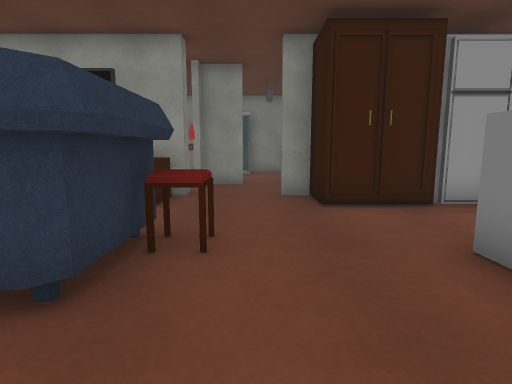
View 1 (above)

23 first-person views from a walk through a 3-D level made in the Unity game engine. The camera is 1.2 m above the floor, tilts 8° down and sees 80° across. Doors are open. The floor is counted in squares, 1 m on a side. Each view is taken from the middle of a square. On the plan, view 1 faces up. The plan holds only what a view shows up to about 13 squares ahead; the rest is blank. The place goes on beyond the plan. The player is left out. Some surface patterns are stand-ins.

View 2
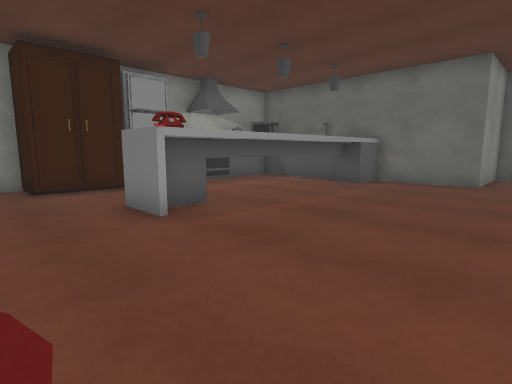

View 3
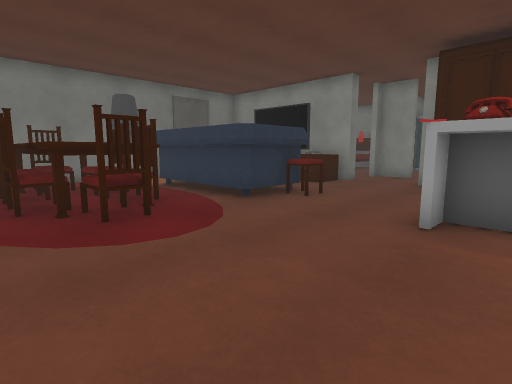

View 4
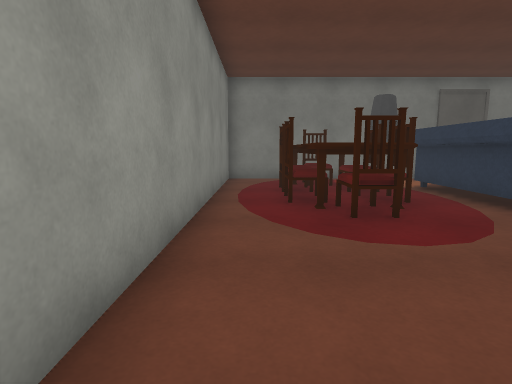

View 5
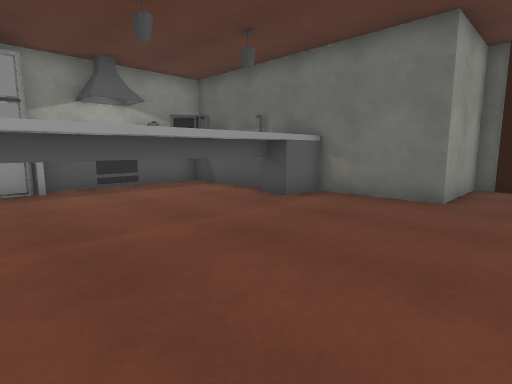

View 6
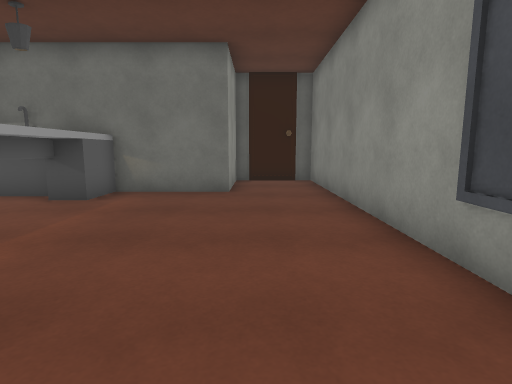

View 7
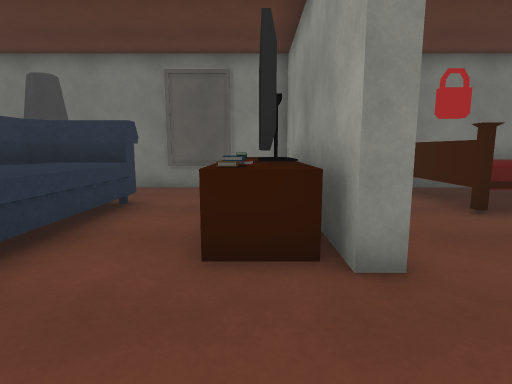

View 8
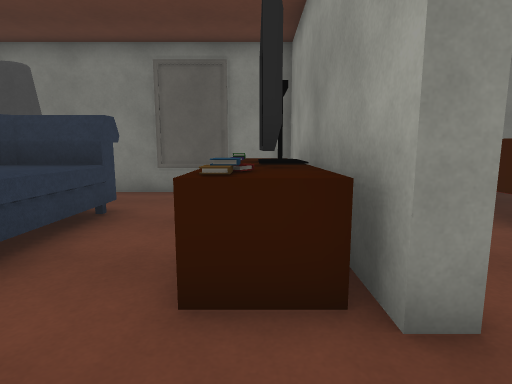

View 9
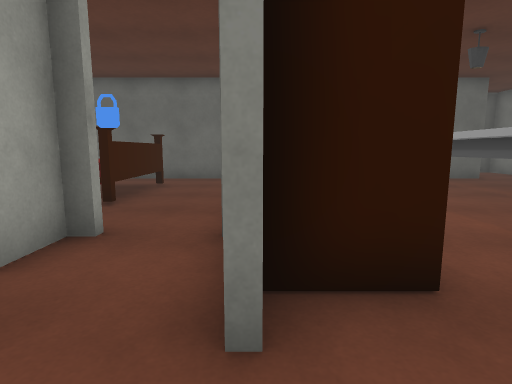

View 10
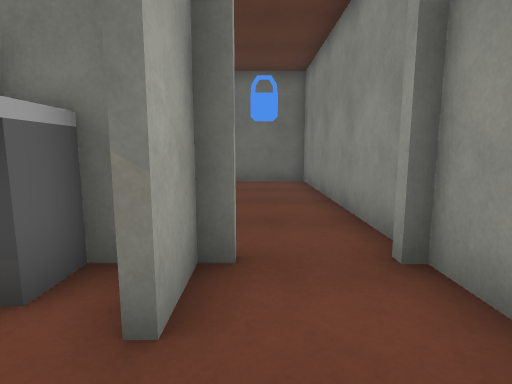

View 11
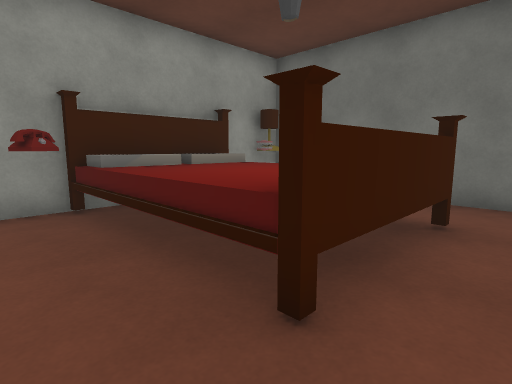

View 12
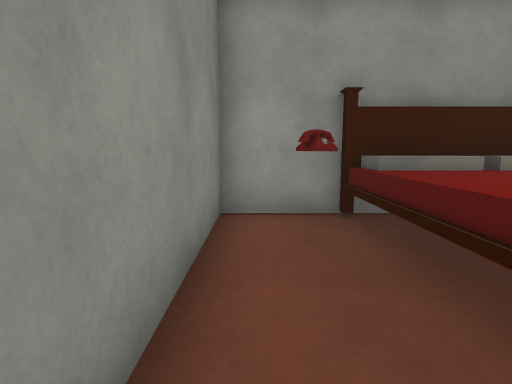

View 13
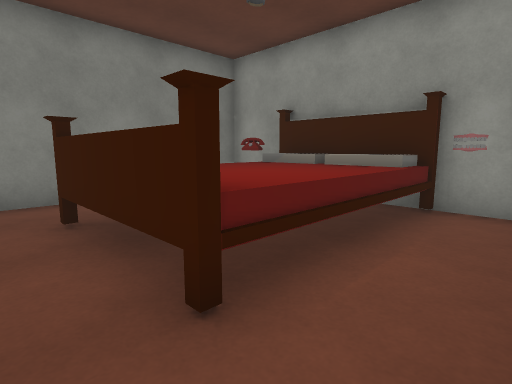

View 14
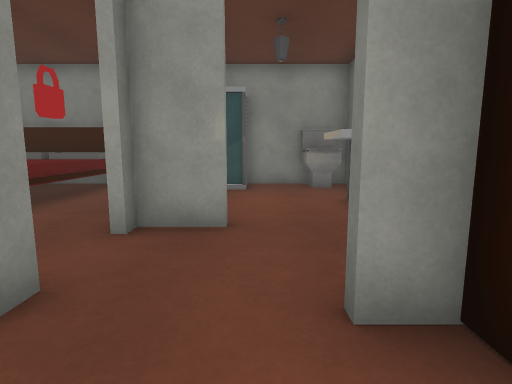

View 15
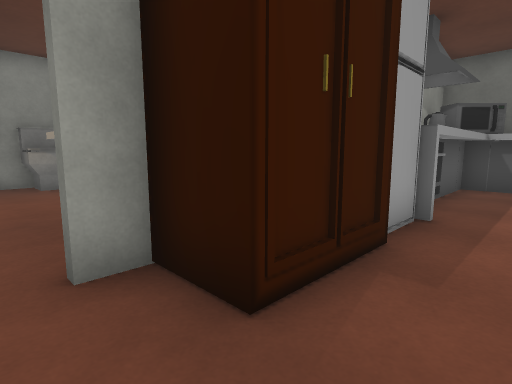

View 16
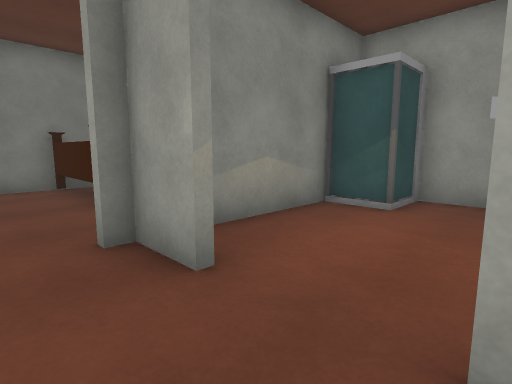

View 17
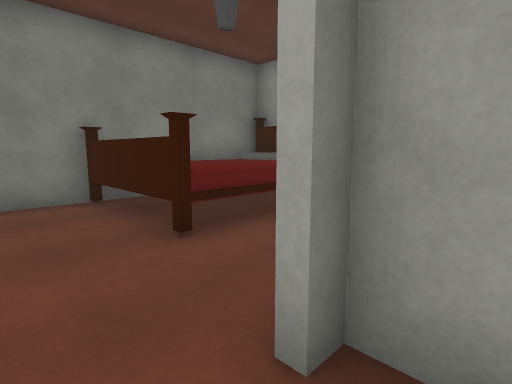

View 18
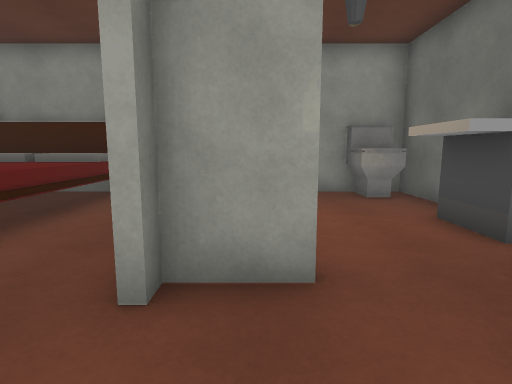

View 19
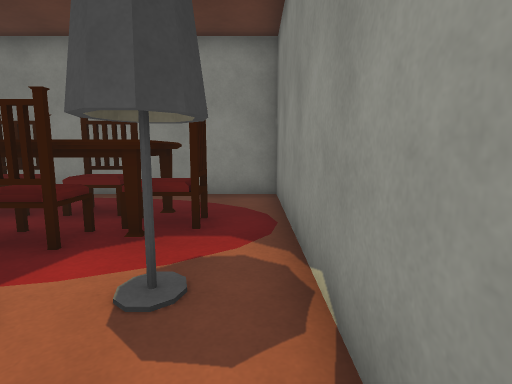

View 20
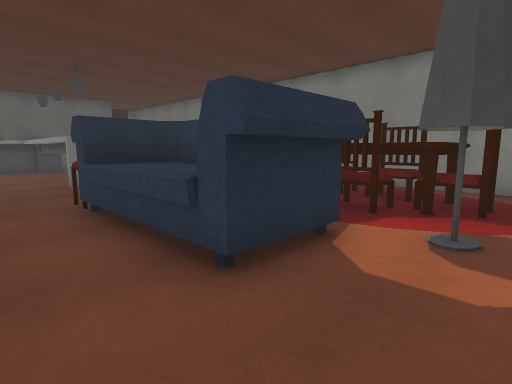

View 21
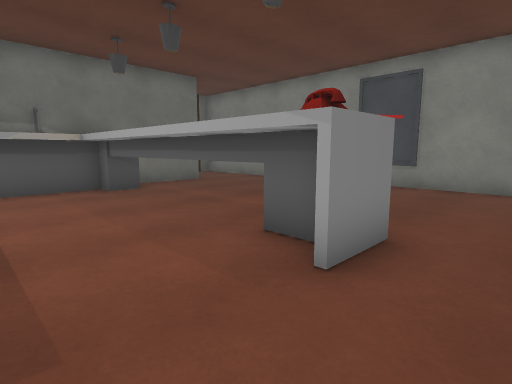

View 22
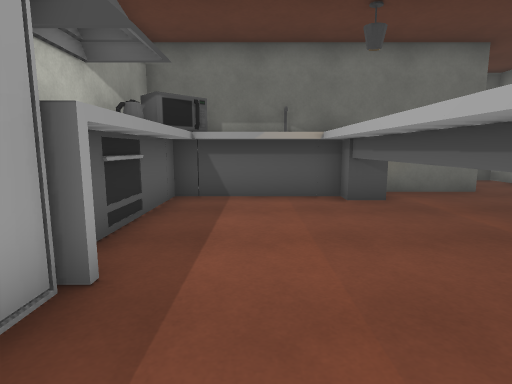

View 23
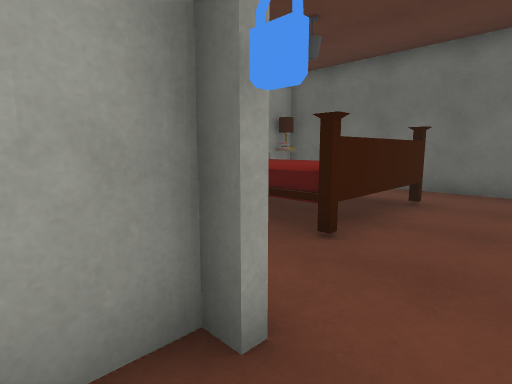

### Floor plan
Points are (right, up) in squares from view 1. A wall is a line through its corners. A room is listed if a view was taken in it or the views show most of it. See-through windows are left out.
Room 1 (views 1, 2, 3, 4, 5, 6, 7, 8, 14, 15, 19, 20, 21, 22)
walls: (1.5, 8) (0.6, 8); (-1.8, 8) (-8.6, 8) (-8.6, -4.1) (14.8, -4.1) (14.8, -1.2) (11.6, -1.2) (11.6, 6.4)
ways out: opening at (-0.5, 8) to room 2
objects: lamp (-8, 1) to (-7, 2); chair (-7, -1); other object (-7, 7); chair (-6, -2) to (-5, -2); table (-6, -1); chair (-6, 0) to (-5, 0); sofa (-6, 2) to (-1, 4); other object (-6, 7); TV (-5, 7) to (-4, 7); chair (-4, -2) to (-3, -2); chair (-4, 0) to (-3, 0); other object (-3, 7); table (-2, -2); chair (-2, -1) to (-1, -1); table (-2, 0); other object (-2, 7); other object (-1, 3) to (-1, 4); other object (3, 2); other object (3, 3); cupboard (3, 7); other object (4, 2) to (4, 3); other object (5, 2) to (5, 3); fridge (5, 7); other object (6, 2) to (7, 3); other object (6, 7) to (7, 7); other object (8, 2) to (8, 3); other object (8, 7); other object (9, 2) to (9, 3); other object (9, 7); other object (10, 2) to (11, 3); sink (10, 4) to (11, 4); other object (10, 5) to (11, 5); other object (10, 6); other object (10, 6) to (11, 7)
Room 2 (views 9, 10, 16, 17, 18, 23)
walls: (-0.4, 10.6) (-1.8, 10.6) (-1.8, 10.1); (-1.8, 8.5) (-1.8, 8); (2, 8.2) (3.1, 8.2); (3.3, 10.6) (1.7, 10.6)
ways out: opening at (-0.5, 8) to room 1; opening at (4, 10) to room 3; open door at (3, 9) to room 3; opening at (0.5, 11) to room 4; open door at (-2, 10)
objects: other object (-2, 9); other object (3, 10)
Room 3 (views 11, 12, 13)
walls: (6.3, 16.7) (3.3, 16.7) (3.3, 10.6); (3.9, 8.2) (11.6, 8.2) (11.6, 16.7) (8.6, 16.7)
ways out: opening at (4, 10) to room 2; open door at (3, 9) to room 2
objects: other object (5, 16); bed (6, 11) to (9, 16); other object (10, 16); lamp (11, 16)
Room 4 (no view inside)
walls: (-1.8, 15.2) (-1.8, 11.9); (3.1, 14.7) (3.1, 16.7) (-0.4, 16.7); (3.1, 11.4) (3.1, 12.4)
ways out: opening at (0.5, 11) to room 2
objects: shower (-1, 15) to (0, 16); sink (2, 12) to (2, 13); toilet (2, 16)

Where each view was taken, in squares from view 1:
view 1: 0 up, 0 right, facing up
view 2: 3 down, 0 right, facing up-right
view 3: 3 down, 4 right, facing up-left
view 4: 3 down, 4 right, facing left
view 5: 3 down, 4 right, facing up-right
view 6: 2 down, 3 right, facing right
view 7: 7 up, 1 right, facing left
view 8: 7 up, 0 right, facing left
view 9: 8 up, 1 left, facing right
view 10: 10 up, 0 right, facing right
view 11: 10 up, 4 right, facing up-right
view 12: 11 up, 4 right, facing up
view 13: 10 up, 11 right, facing up-left
view 14: 6 up, 0 right, facing up
view 15: 5 up, 0 right, facing up-right
view 16: 9 up, 2 right, facing up-left
view 17: 9 up, 1 left, facing up-left
view 18: 8 up, 1 left, facing up
view 19: 4 up, 8 left, facing down
view 20: 6 up, 8 left, facing down-right
view 21: 6 up, 1 right, facing down-right
view 22: 5 up, 3 right, facing right
view 23: 9 up, 2 right, facing up-right
